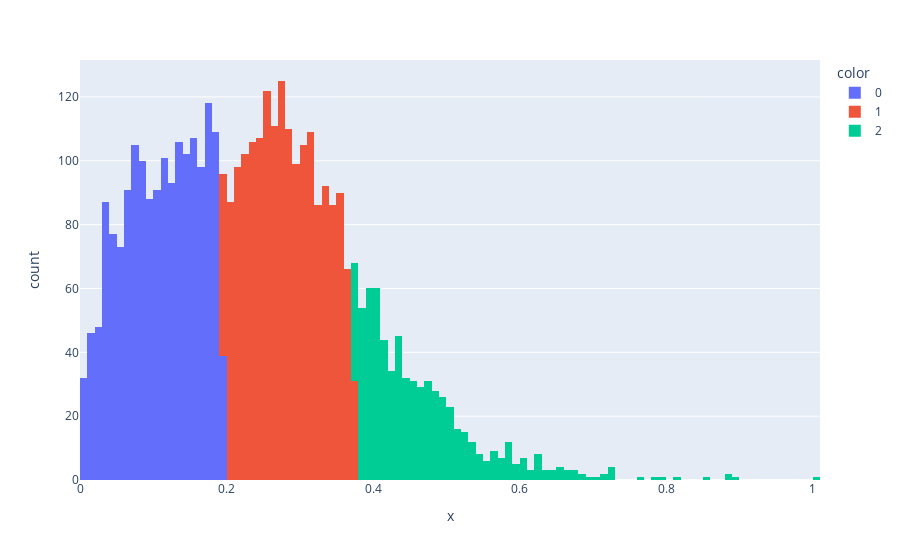

The notebook cell saved with this chart:
### Code cell
# make it a dataframe to plot it again
df = pd.DataFrame(X, columns=['shell weight'])
px.histogram(df, x='shell weight', color=predicted_clusters)
# or without the dataframe:
px.histogram(x=shellw, color=predicted_clusters)

### Figure 1 — Plotly figure (JSON) as saved in the notebook; plotly's stock layout.template omitted (floating-point values rounded to 4 significant figures; data arrays with more than 128 entries replaced by an {"elided": "..."} marker saying what was removed)
{"data": [{"alignmentgroup": "True", "bingroup": "x", "hovertemplate": "color=0<br>x=%{x}<br>count=%{y}<extra></extra>", "legendgroup": "0", "marker": {"color": "#636efa", "pattern": {"shape": ""}}, "name": "0", "offsetgroup": "0", "orientation": "v", "showlegend": true, "type": "histogram", "x": {"elided": "1711 float values"}, "xaxis": "x", "yaxis": "y"}, {"alignmentgroup": "True", "bingroup": "x", "hovertemplate": "color=1<br>x=%{x}<br>count=%{y}<extra></extra>", "legendgroup": "1", "marker": {"color": "#EF553B", "pattern": {"shape": ""}}, "name": "1", "offsetgroup": "1", "orientation": "v", "showlegend": true, "type": "histogram", "x": {"elided": "1789 float values"}, "xaxis": "x", "yaxis": "y"}, {"alignmentgroup": "True", "bingroup": "x", "hovertemplate": "color=2<br>x=%{x}<br>count=%{y}<extra></extra>", "legendgroup": "2", "marker": {"color": "#00cc96", "pattern": {"shape": ""}}, "name": "2", "offsetgroup": "2", "orientation": "v", "showlegend": true, "type": "histogram", "x": {"elided": "677 float values"}, "xaxis": "x", "yaxis": "y"}], "layout": {"autosize": true, "barmode": "relative", "legend": {"title": {"text": "color"}, "tracegroupgap": 0}, "margin": {"t": 60}, "xaxis": {"anchor": "y", "autorange": true, "domain": [0, 1], "range": [5.117e-17, 1.01], "title": {"text": "x"}, "type": "linear"}, "yaxis": {"anchor": "x", "autorange": true, "domain": [0, 1], "range": [0, 131.6], "title": {"text": "count"}}}}
